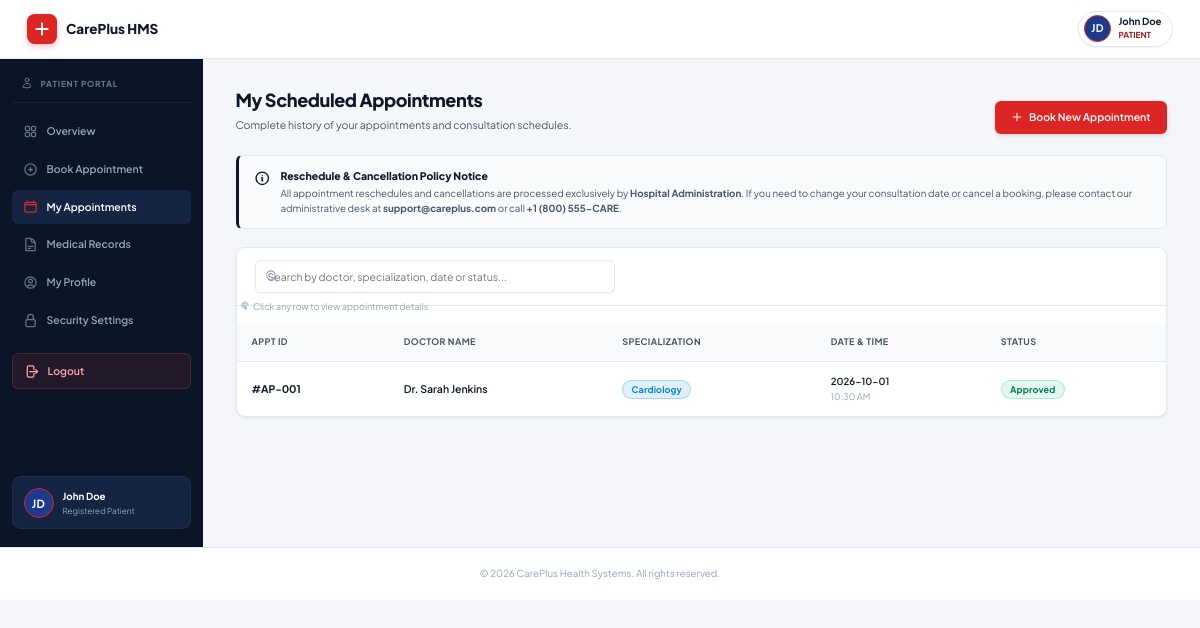
Screenshot of /patient/appointment-history.php (signed in) with the database file from the repository.
### tables this page shows
CREATE TABLE IF NOT EXISTS `appointments` (
  `id` INT AUTO_INCREMENT PRIMARY KEY,
  `patient_name` VARCHAR(255) NOT NULL,
  `doc_name` VARCHAR(255) NOT NULL,
  `specialization` VARCHAR(255) NOT NULL,
  `app_date` DATE NOT NULL,
  `app_time` TIME NOT NULL,
  `status` VARCHAR(50) DEFAULT 'Approved',
  `creation_date` TIMESTAMP DEFAULT CURRENT_TIMESTAMP
);

### patient/appointment-history.php (the view, shortened to what this page needs)
<?php
include('../config/db.php');
$pname = $_SESSION['user_name'];
$history_result = mysqli_query($conn, "SELECT * FROM appointments WHERE patient_name='$pname' ORDER BY id DESC");
$history_arr = [];
while($h = mysqli_fetch_assoc($history_result)) { $history_arr[] = $h; }
include('../includes/header.php');
include('../includes/patient_sidebar.php');
?>
<main class="content-area">
    <div class="page-title-bar">
        <div>
            <h2>My Scheduled Appointments</h2>
            <p>Complete history of your appointments and consultation schedules.</p>
        </div>
        <div>
            <a href="book-appointment.php" class="btn">
                <svg xmlns="http://www.w3.org/2000/svg" fill="none" viewBox="0 0 24 24" stroke-width="2" stroke="currentColor" style="width:16px;height:16px;">
                    <path stroke-linecap="round" stroke-linejoin="round" d="M12 4.5v15m7.5-7.5h-15" />
                </svg>
                Book New Appointment
            </a>
        </div>
    </div>
    <div style="background: #f8fafc; border: 1px solid var(--border-color); border-left: 4px solid var(--navy-primary); border-radius: var(--radius-sm); padding: 16px 20px; margin-bottom: 24px; display: flex; align-items: flex-start; gap: 14px;">
        <div>
            <div style="font-size: 14px; font-weight: 800; color: var(--navy-primary); margin-bottom: 2px;">Reschedule &amp; Cancellation Policy Notice</div>
            <p style="font-size: 13px; color: var(--text-secondary); line-height: 1.5; margin: 0;">
                All appointment reschedules and cancellations are processed exclusively by <strong>Hospital Administration</strong>. If you need to change your consultation date or cancel a booking, please contact our administrative desk at <strong>support@careplus.com</strong> or call <strong>+1 (800) 555-CARE</strong>.
            </p>
        </div>
    </div>
    <div class="table-responsive">
        <div class="search-bar-wrapper">
            <div class="search-input-wrap">
                <input type="text" id="myApptSearch" class="table-search-input" placeholder="Search by doctor, specialization, date or status...">
            </div>
        </div>
        <p style="font-size:12px; color:var(--text-muted); margin: -8px 0 12px; padding: 0 4px;">
            Click any row to view appointment details
        </p>
        <table>
            <thead>
                <tr>
                    <th>Appt ID</th>
                    <th>Doctor Name</th>
                    <th>Specialization</th>
                    <th>Date &amp; Time</th>
                    <th>Status</th>
                </tr>
            </thead>
            <tbody>
                <?php
                if(count($history_arr) > 0) {
                    foreach($history_arr as $idx => $h) {
                        $st = isset($h['status']) && $h['status'] ? $h['status'] : 'Pending';
                        $st_badge = 'badge-pending';
                        if ($st === 'Approved') $st_badge = 'badge-success';
                ?>
                <tr class="history-row" data-idx="<?php echo $idx; ?>" style="cursor:pointer;" title="Click to view details">
                    <td><strong>#AP-<?php echo sprintf('%03d', $h['id']); ?></strong></td>
                    <td style="font-weight: 600;"><?php echo htmlspecialchars($h['doc_name']); ?></td>
                    <td><span class="badge badge-info"><?php echo htmlspecialchars($h['specialization']); ?></span></td>
                    <td>
                        <div style="font-size: 13px; font-weight: 600; color: var(--text-primary);"><?php echo htmlspecialchars($h['app_date']); ?></div>
                        <div style="font-size: 12px; color: var(--text-muted);"><?php echo date('h:i A', strtotime($h['app_time'])); ?></div>
                    </td>
                    <td><span class="badge <?php echo $st_badge; ?>"><?php echo htmlspecialchars($st); ?></span></td>
                </tr>
                <?php
                    }
                } else {
                    echo "<tr><td colspan='5' style='text-align:center; color: var(--text-muted); padding: 28px;'>No appointment history found. <a href='book-appointment.php'>Book your first appointment</a></td></tr>";
                }
                ?>
            </tbody>
        </table>
    </div>
</main>
<?php include('../includes/footer.php'); ?>

### rows the page displays
appointments: id "001", doc_name "Dr. Sarah Jenkins", specialization "Cardiology", app_date "2026-10-01", app_time "10:30 AM", status "Approved"

### other values shown
$safe_initials "JD JD"
$display_name "John Doe"
$display_role "PATIENT"
$_SESSION['user_name'] "John Doe"
